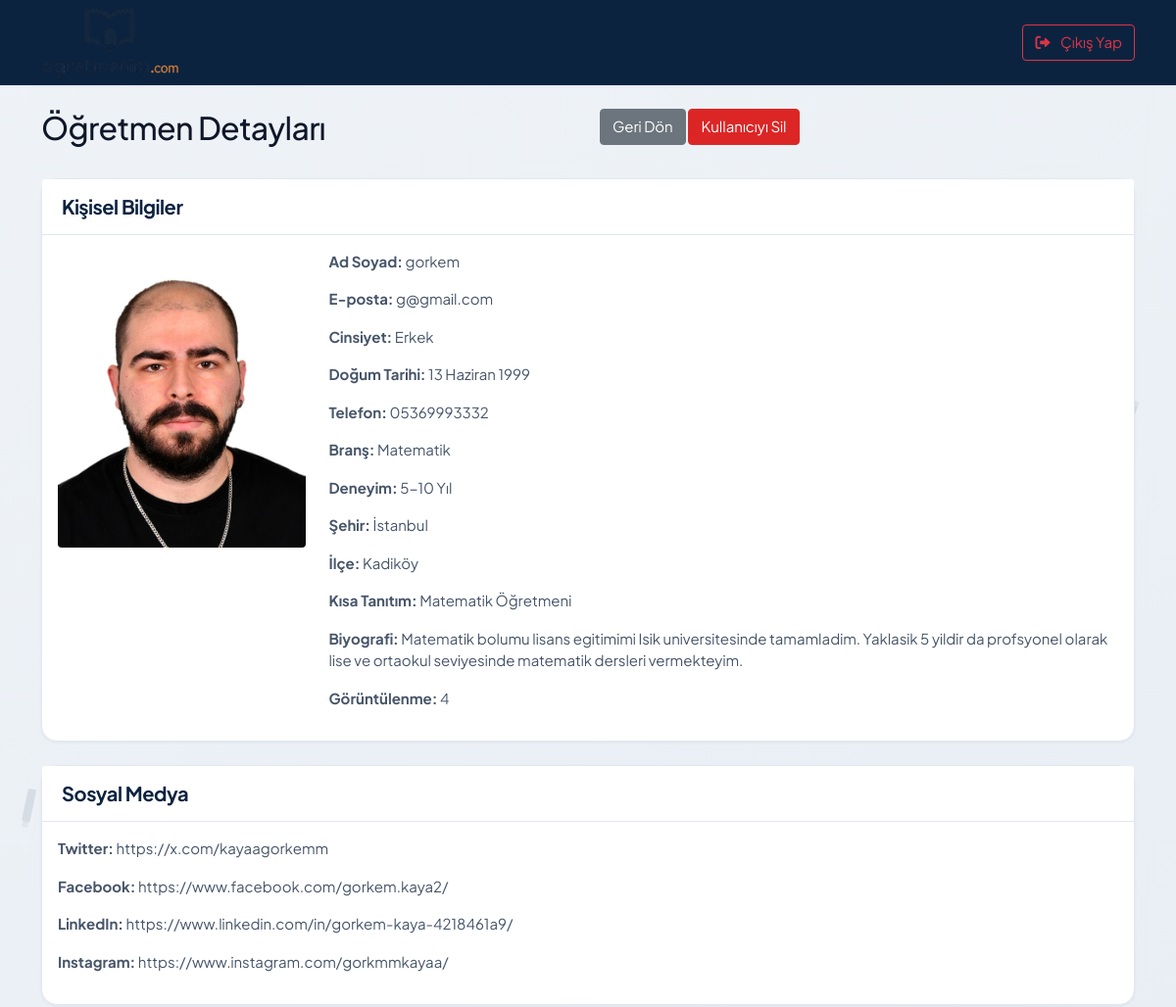
Page /adminpanel/adminpanel/user/8 (signed in, upper part) on the earlier database version.
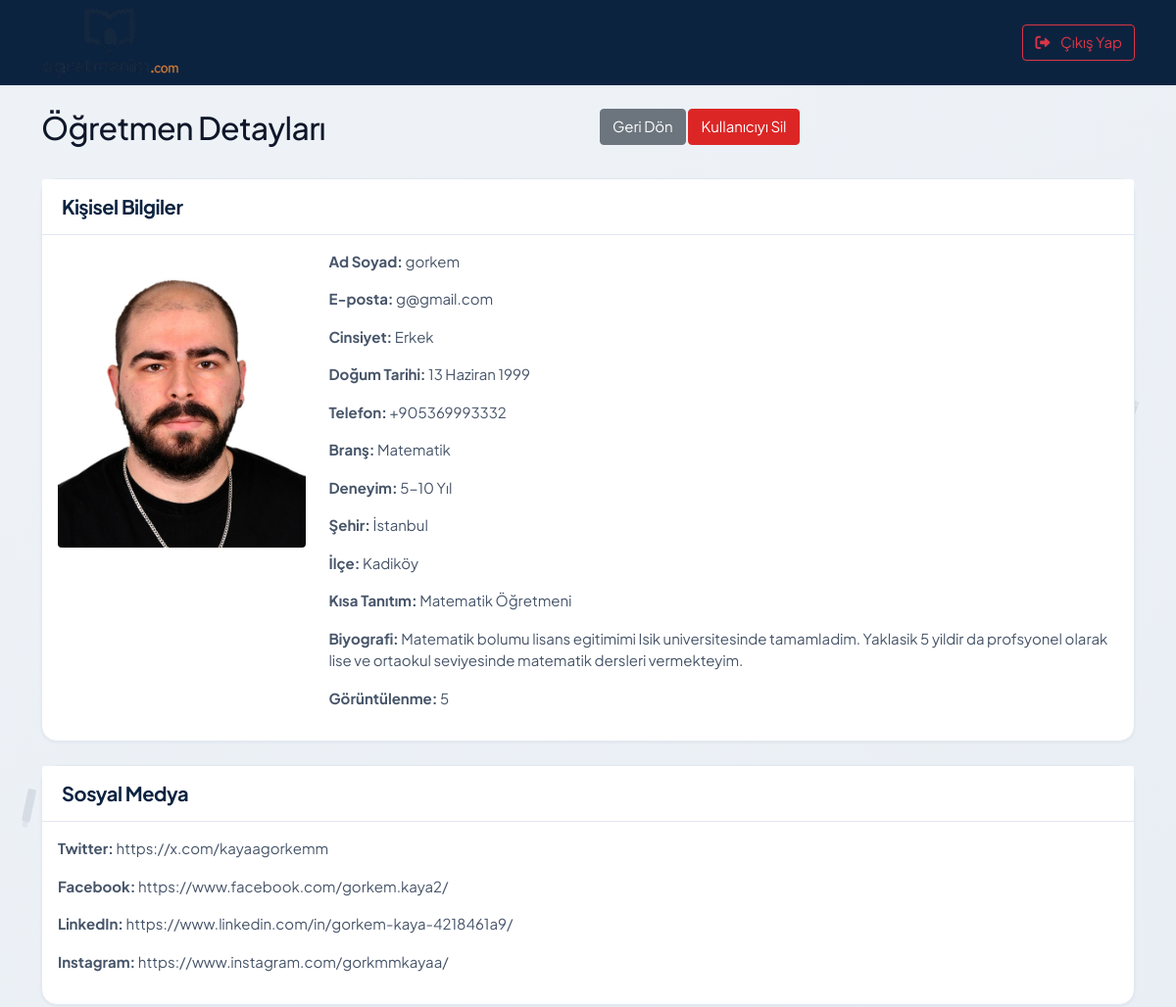
Same page on the later database version.
### conntoapp/models.py (models this page shows, shortened)
class CustomUser(AbstractUser):
    fullname = models.CharField(max_length=100, verbose_name="Ad Soyad")
    twitter = models.CharField(max_length=100, null=True, blank=True, verbose_name="Twitter (X)")
    facebook = models.CharField(max_length=100, null=True, blank=True, verbose_name="Facebook")
    linkedin = models.CharField(max_length=100, null=True, blank=True, verbose_name="LinkedIn")
    instagram = models.CharField(max_length=100, null=True, blank=True, verbose_name="Instagram")
    gender = models.CharField(max_length=6, choices=CustomUserChoices.GENDER_CHOICES, verbose_name="Cinsiyet")
    birth_date = models.DateField(verbose_name="Doğum Tarihi")
    phone = models.CharField(max_length=20, null=True, blank=True, verbose_name="Telefon")
    branch = models.CharField(
        max_length=50,
        choices=TeacherChoices.BRANCH_CHOICES,
        default='matematik',
        verbose_name="Branş",
    )
    experience_years = models.CharField(
        max_length=10,
        choices=TeacherChoices.EXPERIENCE_CHOICES,
        default='0-1',
        verbose_name="Deneyim Süresi",
    )
    work_schedule = models.CharField(
        max_length=20,
        choices=TeacherChoices.WORK_SCHEDULE_CHOICES,
        default='her_ikisi',
        verbose_name="Çalışma Şekli",
    )
    city = models.CharField(max_length=30, choices=CustomUserChoices.TURKISH_CITIES, verbose_name="Şehir")
    district = models.CharField(max_length=50, null=True, blank=True, verbose_name="İlçe")
    job = models.CharField(max_length=20, blank=True, default='')
    short_description = models.CharField(max_length=100, null=True, blank=True, verbose_name="Kısa Tanıtım")
    long_description = models.TextField(max_length=500, null=True, blank=True, verbose_name="Biyografi")
    view = models.IntegerField(default=0)
    last_seen = models.DateTimeField(null=True, blank=True, verbose_name="Son Aktiflik")
    image = models.ImageField(upload_to="images/", default="images/default.jpg", null=False, blank=False, verbose_name="Profil Fotoğrafı")
    class Meta:
        verbose_name = "Öğretmen"
        verbose_name_plural = "Öğretmenler"
    def get_district_display(self):
        from .district_data import get_district_label
        if not self.district:
            return ""
        return get_district_label(self.city, self.district)

### conntoapp/views.py (the view)
# urls.py: path('adminpanel/user/<int:user_id>', views.admin_user_detail, name="admin_user_detail"),
def admin_user_detail(request, user_id):
    if 'admin_id' not in request.session:
        return redirect('admin_panel_login')
    user = get_object_or_404(CustomUser, id=user_id)
    skills = UserSkill.objects.filter(custom_user=user)
    educations = UserEducation.objects.filter(custom_user=user)
    experiences = UserExperience.objects.filter(custom_user=user)
    services = UserServices.objects.filter(custom_user=user)
    works = UserWorks.objects.filter(custom_user=user)
    awards = UserAwards.objects.filter(custom_user=user)
    context = {
        'user': user,
        'skills': skills,
        'educations': educations,
        'experiences': experiences,
        'services': services,
        'works': works,
        'awards': awards
    }
    return render(request, "admintemplate/admin-user-detail.html", context)

### conntoapp/context_processors.py (called while the page is built)
def site_processor(request):
    return {
        'SITE_NAME': settings.SITE_NAME,
        'SITE_TAGLINE': settings.SITE_TAGLINE,
        'header_branches': TeacherChoices.BRANCH_CHOICES,
        'header_cities': CustomUserChoices.TURKISH_CITIES,
    }

def course_center_processor(request):
    if 'course_center_id' in request.session:
        try:
            course_center = CourseCenter.objects.get(id=request.session['course_center_id'])
            return {
                'current_course_center': course_center,
                'is_course_center_view': True,
            }
        except CourseCenter.DoesNotExist:
            del request.session['course_center_id']
            del request.session['is_course_center']
    return {
        'current_course_center': None,
        'is_course_center_view': False,
    }

### conntoapp/district_data.py (called while the page is built)
def get_district_label(city_slug, district_slug):
    if not city_slug or not district_slug:
        return district_slug or ""
    for slug, label in _load_districts().get(city_slug, []):
        if slug == district_slug:
            return label
    return district_slug

### conntoapp/templates/admintemplate/admin-user-detail.html (shortened to what this page needs)
{% extends 'admintemplate/base.html' %}
{% block content %}
<div class="container mt-4">
    <div class="row mb-4">
        <div class="col-md-6">
            <h2>Öğretmen Detayları</h2>
        </div>
        <div class="col-md-6 text-right">
            <a href="{% url 'admin_dashboard' %}" class="btn btn-secondary">Geri Dön</a>
            <a href="{% url 'admin_delete_user' user.id %}" class="btn btn-danger" onclick="return confirm('Bu kullanıcıyı silmek istediğinizden emin misiniz?')">Kullanıcıyı Sil</a>
        </div>
    </div>
    <div class="row">
        <div class="col-md-12">
            <div class="card mb-4">
                <div class="card-header">
                    <h5>Kişisel Bilgiler</h5>
                </div>
                <div class="card-body">
                    <div class="row">
                        <div class="col-md-3">
                            <img src="{{ user.image.url }}" alt="{{ user.fullname }}" class="img-fluid rounded">
                        </div>
                        <div class="col-md-9">
                            <p><strong>Ad Soyad:</strong> {{ user.fullname }}</p>
                            <p><strong>E-posta:</strong> {{ user.email }}</p>
                            <p><strong>Cinsiyet:</strong> {{ user.get_gender_display }}</p>
                            <p><strong>Doğum Tarihi:</strong> {{ user.birth_date }}</p>
                            <p><strong>Telefon:</strong> {{ user.phone }}</p>
                            <p><strong>Branş:</strong> {{ user.get_branch_display }}</p>
                            <p><strong>Deneyim:</strong> {{ user.get_experience_years_display }}</p>
                            <p><strong>Şehir:</strong> {{ user.get_city_display }}</p>
                            <p><strong>İlçe:</strong> {{ user.get_district_display|default:"Belirtilmemiş" }}</p>
                            <p><strong>Kısa Tanıtım:</strong> {{ user.short_description }}</p>
                            <p><strong>Biyografi:</strong> {{ user.long_description }}</p>
                            <p><strong>Görüntülenme:</strong> {{ user.view }}</p>
                        </div>
                    </div>
                </div>
            </div>
            <div class="card mb-4">
                <div class="card-header">
                    <h5>Sosyal Medya</h5>
                </div>
                <div class="card-body">
                    <p><strong>Twitter:</strong> {{ user.twitter }}</p>
                    <p><strong>Facebook:</strong> {{ user.facebook }}</p>
                    <p><strong>LinkedIn:</strong> {{ user.linkedin }}</p>
                    <p><strong>Instagram:</strong> {{ user.instagram }}</p>
                </div>
            </div>
        </div>
    </div>
</div>
{% endblock %}

Differences in the rows shown:
changed CustomUser "gorkem": phone "05369993332" → "+905369993332"; view "4" → "5"
